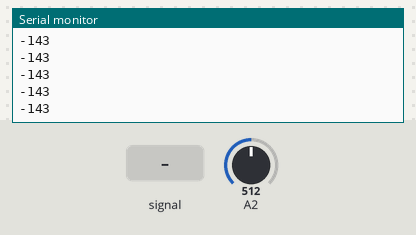
Simulated run of this sketch. Board: Arduino Uno, built with avr-gcc and run on an emulated ATmega328P. On the bench: the last lines printed to the serial monitor. Inputs (shaded band) come from the test bench; at power-on: A2 = 512.

Above: at 1.2 s.
1.3 s: A2 fed a 200 Hz sine of ±81 counts around its level
At 2.3 s:
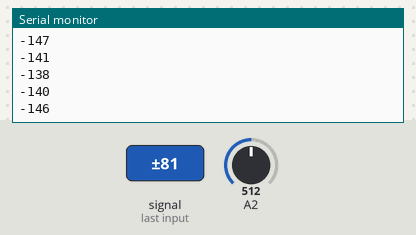
2.8 s: A2 set to 716
At 3.9 s:
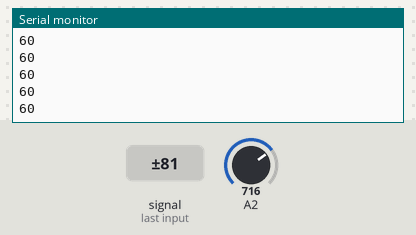
4.3 s: A2 fed a 1000 Hz sine of ±255 counts around its level
At 5.4 s:
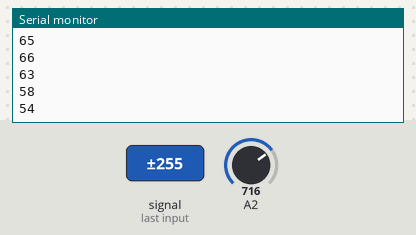
5.8 s: A2 set to 900
At 6.9 s:
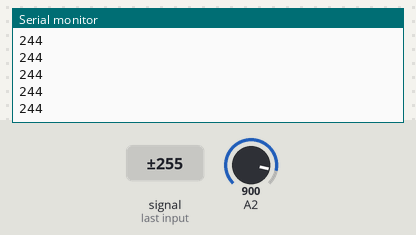
Timing chart, 0 to 8.3 s (numbered marks = the images above; inputs shaded):
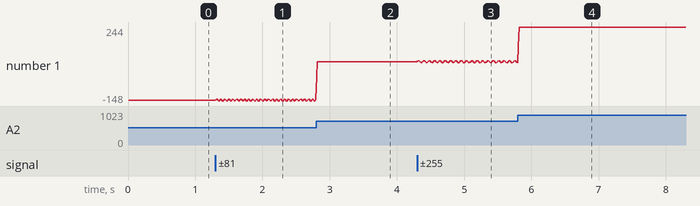

Measured:
- after the input at 1.3 s, the serial monitor: prints a new line at once (image 1)
- after the input at 2.8 s, the serial monitor: prints a new line at once (image 2)
- after the input at 4.3 s, the serial monitor: prints a new line at once (image 3)
- after the input at 5.8 s, the serial monitor: prints a new line at once (image 4)
- plotted number 1: -143 → -140 after the input at 1.3 s, -140 → 60 after the input at 2.8 s, 60 → 54 after the input at 4.3 s, 54 → 244 after the input at 5.8 s

The sketch:

ADC_test.ino
```cpp
int sum = 0;

void setup() {
  Serial.begin(115200);


}

void loop() {
  sum = 0;
  for(int i=0; i<100; i++){
    sum += analogRead(A2);
  }
  //reading  = analogRead(A2);
  Serial.println(sum/100);
  //delay(200);
}
```
